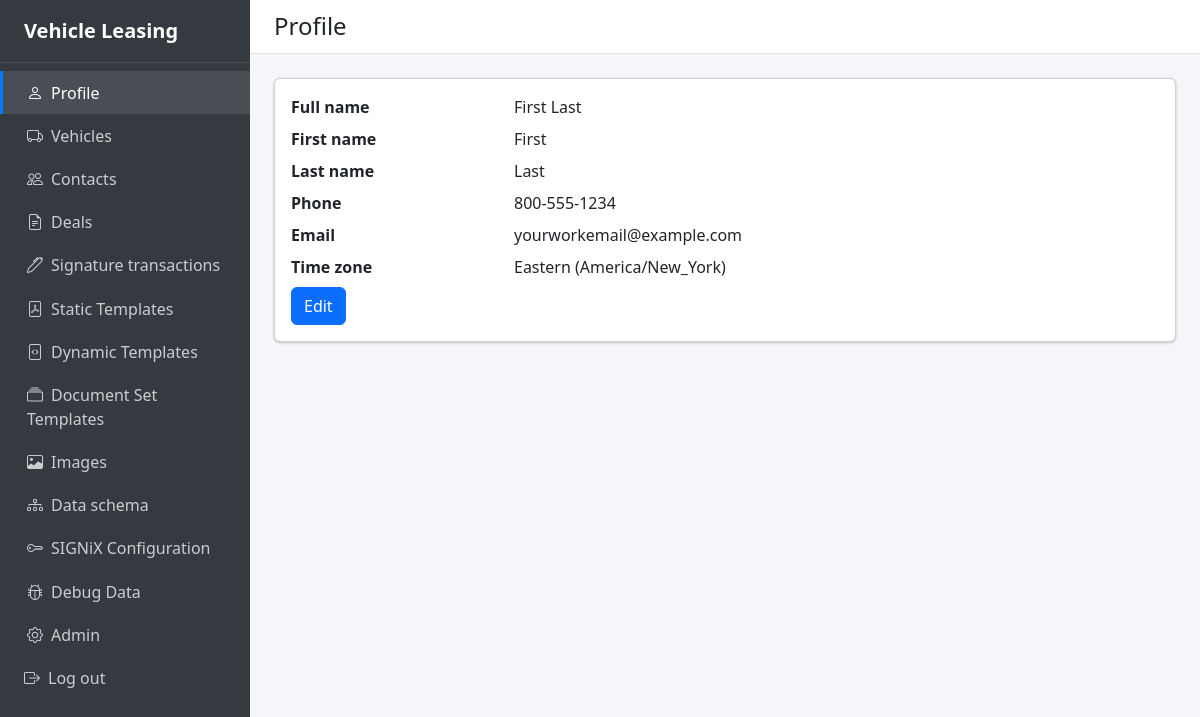
/profile/ (signed in), run on the app's committed database.
### apps/users/models.py (models this page shows, shortened)
class LeaseOfficerProfile(models.Model):
    user = models.OneToOneField(
        settings.AUTH_USER_MODEL,
        on_delete=models.CASCADE,
        related_name="lease_officer_profile",
    )
    first_name = models.CharField(max_length=150)
    last_name = models.CharField(max_length=150)
    phone_number = models.CharField(max_length=30)
    email = models.EmailField()
    timezone = models.CharField(
        max_length=63,
        choices=TIMEZONE_CHOICES,
        default=DEFAULT_TIMEZONE,
        help_text="Timezone for displaying dates and times in the app (e.g. Eastern).",
    )
    class Meta:
        verbose_name = "Lease officer profile"
        verbose_name_plural = "Lease officer profiles"
    @property
    def full_name(self) -> str:
        parts = [self.first_name or "", self.last_name or ""]
        return " ".join(parts).strip() or "(no name)"

### apps/users/views.py (the view)
# urls.py: path("profile/", views.profile_view, name="profile"),
@login_required
def profile_view(request):
    profile = get_object_or_404(LeaseOfficerProfile, user=request.user)
    return render(request, "users/profile_view.html", {"profile": profile})

### templates/users/profile_view.html (shortened to what this page needs)
{% extends "base.html" %}
{% block content_header %}Profile{% endblock %}
{% block content %}
<div class="card">
  <div class="card-body">
    <dl class="row mb-0">
      <dt class="col-sm-3">Full name</dt>
      <dd class="col-sm-9">{{ profile.full_name }}</dd>
      <dt class="col-sm-3">First name</dt>
      <dd class="col-sm-9">{{ profile.first_name }}</dd>
      <dt class="col-sm-3">Last name</dt>
      <dd class="col-sm-9">{{ profile.last_name }}</dd>
      <dt class="col-sm-3">Phone</dt>
      <dd class="col-sm-9">{{ profile.phone_number }}</dd>
      <dt class="col-sm-3">Email</dt>
      <dd class="col-sm-9">{{ profile.email }}</dd>
      <dt class="col-sm-3">Time zone</dt>
      <dd class="col-sm-9">{{ profile.get_timezone_display }}</dd>
    </dl>
    <a href="{% url 'users:profile_edit' %}" class="btn btn-primary">Edit</a>
  </div>
</div>
{% endblock %}

### templates/base.html (style rules this page uses)
.app-content-body .card { box-shadow: 0 0 1px rgba(0,0,0,.125), 0 1px 3px rgba(0,0,0,.2); }

### data on the page
LeaseOfficerProfile: full_name "First Last", first_name "First", last_name "Last", phone_number "800-555-1234", email "yourworkemail@example.com", timezone "Eastern (America/New_York)"
